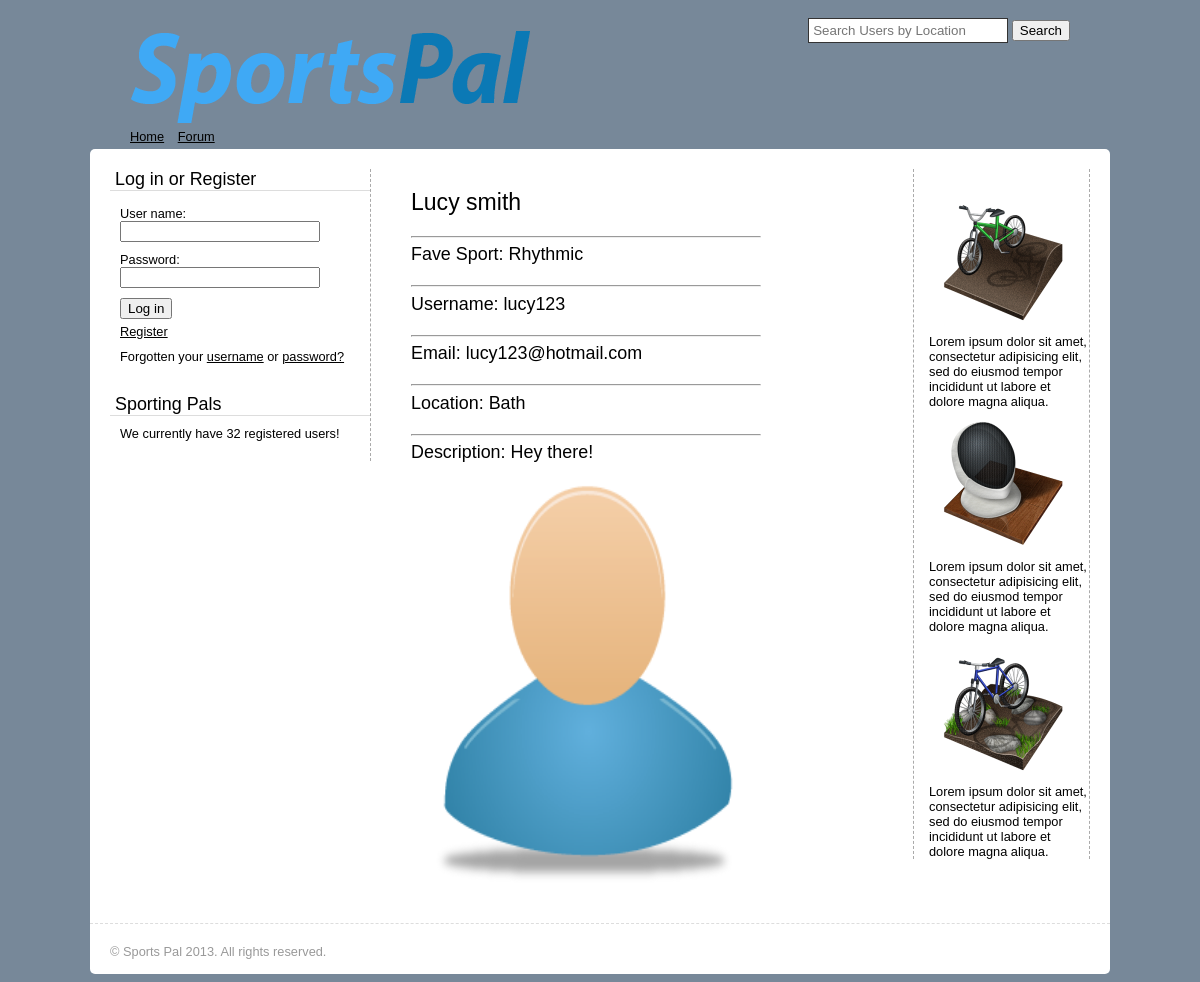
Page /lucy123 on the committed database.
### tables this page shows
CREATE TABLE `adverts` (
  `id` int(45) NOT NULL AUTO_INCREMENT,
  `advert_type` int(45) NOT NULL,
  `click_rate` int(45) DEFAULT NULL,
  `link` varchar(45) NOT NULL DEFAULT 'http://www.google.co.uk',
  `image` varchar(45) NOT NULL DEFAULT 'images/adverts/',
  `discription` varchar(255) NOT NULL DEFAULT 'Lorem ipsum dolor sit amet, consectetur adipisicing elit, sed do eiusmod tempor incididunt ut labore et dolore magna aliqua.',
  PRIMARY KEY (`id`),
  KEY `advert_image` (`advert_type`),
  KEY `advert_type` (`advert_type`)
);

CREATE TABLE `sport_activity` (
  `sport_id` int(11) NOT NULL,
  `sport_name` varchar(45) DEFAULT NULL,
  `sport_catergory_catergory_id` int(11) NOT NULL,
  PRIMARY KEY (`sport_id`,`sport_catergory_catergory_id`),
  KEY `fk_sport_activity_sport_catergory1_idx` (`sport_catergory_catergory_id`)
);

CREATE TABLE `user` (
  `user_id` int(11) NOT NULL AUTO_INCREMENT,
  `user_name` varchar(45) DEFAULT NULL,
  `password` varchar(32) DEFAULT NULL,
  `password_recovered` int(11) NOT NULL DEFAULT '0',
  `active` int(45) NOT NULL,
  `email` varchar(45) NOT NULL,
  `email_code` varchar(32) NOT NULL,
  `last_name` varchar(45) NOT NULL,
  `first_name` varchar(45) NOT NULL,
  `city` varchar(30) DEFAULT NULL,
  `profile` varchar(52) NOT NULL DEFAULT 'images/profiles/f3c61e5a3f.png',
  `user_description` varchar(255) NOT NULL DEFAULT 'User has not yet added a description....',
  `forum_notification` enum('0','1') NOT NULL DEFAULT '1',
  `sport_activity_sport_id` int(11) DEFAULT '0',
  `advert_id` int(45) NOT NULL DEFAULT '0',
  PRIMARY KEY (`user_id`),
  KEY `password` (`password`),
  KEY `password_2` (`password`),
  KEY `password_3` (`password`),
  KEY `user_id` (`user_id`),
  KEY `sport_activity_sport_catergory_2` (`sport_activity_sport_id`),
  KEY `sport_activity_sport_id` (`sport_activity_sport_id`),
  KEY `advert_id` (`advert_id`),
  KEY `advert_id_2` (`advert_id`)
);

### core/_func/users.php (called while the page is built, shortened)
<?php
function user_data($user_id) {
	$user_id = (int)$user_id;
	$func_num_args = func_num_args();
	$func_get_args = func_get_args();
	if ($func_num_args > 1)	{
		unset($func_get_args[0]);
		$fields = '`' . implode('`, `', $func_get_args) . '`';
		$data = mysql_fetch_assoc(mysql_query("SELECT $fields FROM `user`
		LEFT JOIN sport_activity ON sport_activity_sport_id = sport_activity.sport_id
		WHERE `user_id` = $user_id"));
		return	$data;
	}
}
function logged_in() {
	return (isset($_SESSION['user_id'])) ? true : false;
}
function user_exists($username) {
	$username = sanitize($username);
	return (mysql_result(mysql_query("SELECT COUNT(`user_id`) FROM `user` WHERE `user_name` = '$username'"), 0) == 1) ? true : false;
}
function user_id_from_username($username) {
	$username = sanitize($username);
	return mysql_result (mysql_query("SELECT `user_id` FROM `user` WHERE `user_name` = '$username'"), 0, 'user_id');
}
?>

### core/_func/general.php (called while the page is built, shortened)
<?php
function sanitize($data) {
	return mysql_real_escape_string($data);
}
?>

### profile.php (the view, shortened to what this page needs)
<?php
	include '_inc/overall/header.php';
		if (isset($_GET['user_name']) == true && empty($_GET['user_name']) == false) {
				$username 		= $_GET['user_name'];
			if (user_exists($username) == true) {
				$user_id 		= user_id_from_username($username);
				$profile_data 	= user_data($user_id, 'first_name', 'last_name', 'email', 'profile', 'city', 'user_description', 'user_name', 'sport_name');
				$profile_img	= $profile_data['profile'];
				$profile_city	= $profile_data['city'];
				$profile_email	= $profile_data['email'];
				$profile_fname	= $profile_data['first_name'];
				$profile_lname	= $profile_data['last_name'];
				$profile_desc	= $profile_data['user_description'];
				$profile_username 	= $profile_data['user_name'];
				$profile_sport 	= $profile_data['sport_name'];
				?>
<section class="profile">
		<?php  echo "<div class='user_profile'>
					<h1>" . $profile_fname . " " . $profile_lname . " </h1>
					<hr />
					<h2> Fave Sport: " . $profile_sport . " </h2>
					<hr />
					<h2> Username: " . $profile_username . " </h2>
					<hr />
					<h2> Email: " . $profile_email . " </h2>
					<hr />
					<h2> Location: " . $profile_city . " </h2>
					<hr />
					<h2> Description: " . $profile_desc . " </h2>
					<div ='user_profile_img'><img width='350px' height='400px' src=" . $profile_img . "  /></div>";
			?>
			<?php
			} else {
				echo '<h2>Sorry, but the user your are looking for does not exist!</h2>';
				echo 'You are now being re-directed to the home page...';
				header('Refresh: 5; index.php');
				exit();
			}
		}
		?>
</section>
<?php include'_inc/overall/footer.php'; ?>

### _inc/adverts.php (shortened to what this page needs)
<aside class="adverts">
<?php
if (logged_in() == false ){
$result = mysql_query("SELECT *
FROM adverts
LEFT JOIN sport_activity ON adverts.advert_type = sport_activity.sport_id
ORDER BY RAND( )
LIMIT 3");
	while($row = mysql_fetch_array($result))
		{
		  echo "<br />";
		  echo "<a href='" . $row['link'] .  "'><img src='" . $row['image'] .  "" . $row['sport_name'] . ".png' /></a>";
		  echo "<br />";
		  echo $row['discription'];
	 }
}
?>
</aside>

### css/style.css (style rules this page uses)
h1, h2 { padding:0; margin:0 0 20px 0; font-weight:normal; }
a:link, a:visited { text-decoration:underline; color:#000; }
h1 { font-size:1.8em; }
h2 { font-size:1.4em; }
section, register, change_password_form, profile, categories { float: left; margin: 10px; padding: 10px; }
aside { width:260px; float:left; border-right:1px dashed #aaa; padding-left:0px; margin-right: 20px; overflow: auto; }
.adverts { width:160px; float:right; border-left:1px dashed #aaa; padding-left:15px; margin-right: 0px; }

### rows in the picture
adverts: image (picture), discription "Lorem ipsum dolor sit amet, consectetur adipisicing elit, sed do eiusmod tempor incididunt ut labore et dolore magna aliqua."
adverts: image.sport_name (picture), discription "Lorem ipsum dolor sit amet, consectetur adipisicing elit, sed do eiusmod tempor incididunt ut labore et dolore magna aliqua."
adverts: image.sport_name (picture), discription "Lorem ipsum dolor sit amet, consectetur adipisicing elit, sed do eiusmod tempor incididunt ut labore et dolore magna aliqua."
user: first_name "Lucy", last_name "smith", sport_activity.sport_name "Rhythmic", user_name "lucy123", email "lucy123@hotmail.com", city "Bath", user_description "Hey there!", profile (picture)

### other values in the picture
user_count() "32"
$suffix "s"
